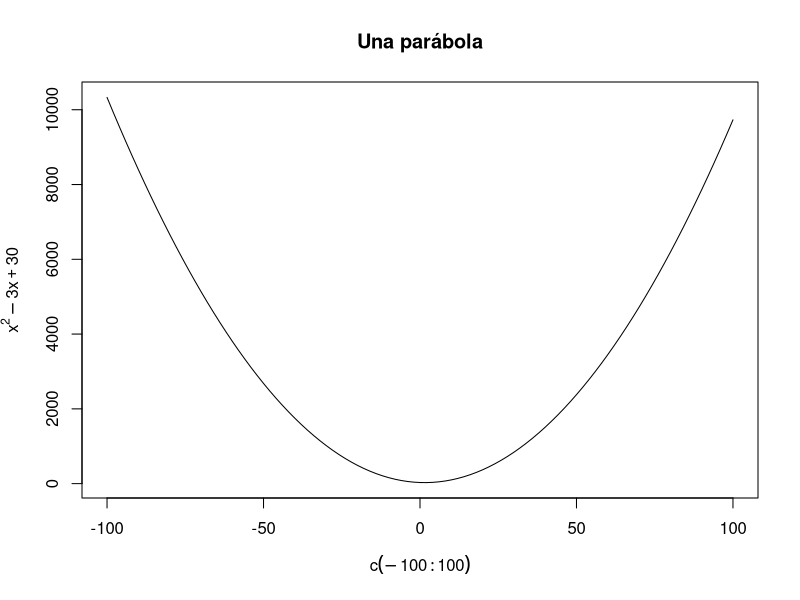
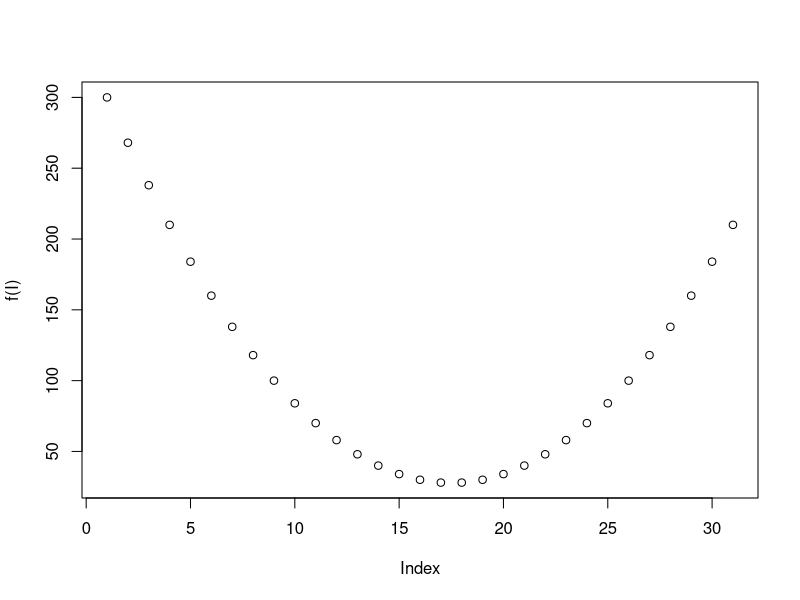
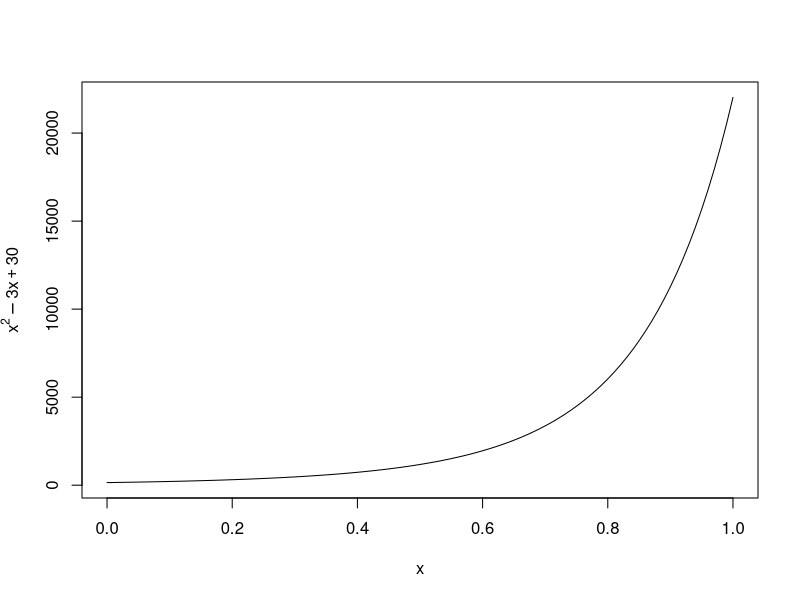
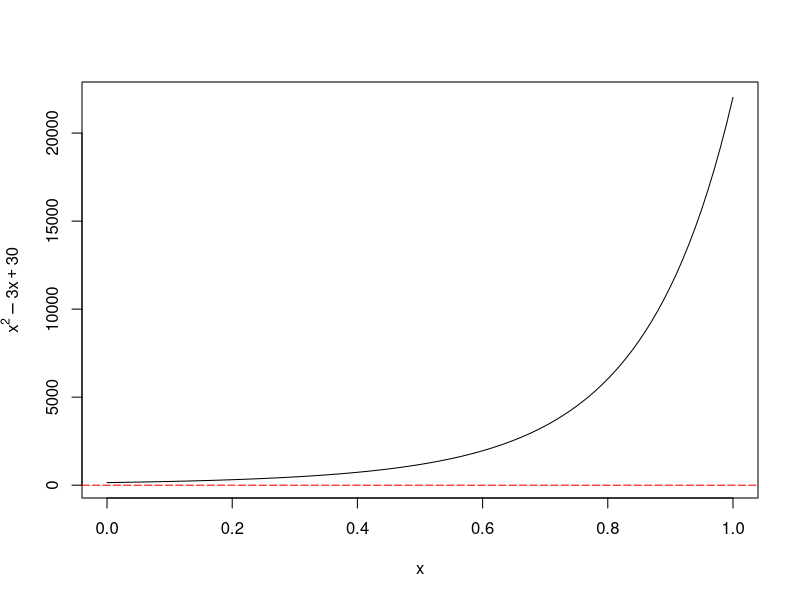
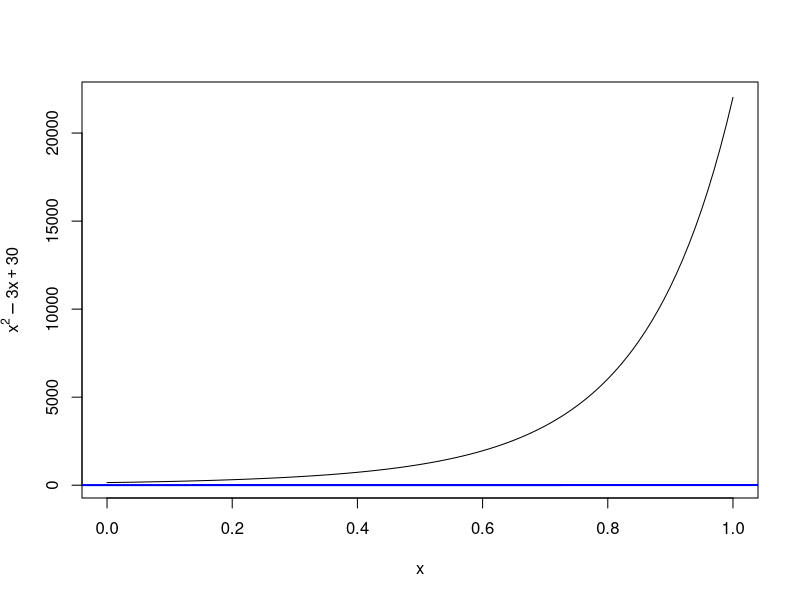

Generate these figures, in order, with R:
## ---- chunk 1
knitr::opts_chunk$set(echo = TRUE)
## ---- chunk 2


y <- function(x){
   x^2-3*x+30 
  
}
 
curve(y, xlim =  c(-100,100), main= "Una parábola", xlab = expression( c(-100:100)), ylab = expression(y=x^2-3*x+30))

## ---- chunk 3
f <- function(x){
   x^2-3*x+30 
  
}

## Siendo I un intervalo [-15,15] y argumentándolo como secuencia o vector
I = c(-15:15)

## La semtencia  plot(f(I)) es correcta
plot(f(I))
## ---- chunk 4

x = c(-10:25)
plotLog = curve(exp(5*2^x), ylab = expression(y=x^2-3*x+30))

## ---- chunk 5
## Utilizaré el del ejercicio 3
x = c(-10:25)
plotLog = curve(exp(5*2^x), 
     ylab = expression(y=x^2-3*x+30)
     )

abline (h = 0, lty= 5, col = "red")

## ---- chunk 6
## Utilizaré el del ejercicio 3
x = c(-10:10000)
c = seq(0, 20000, by= 100)
f <- function(x){
  2*x+7 
  
}


plotLog = curve(exp(5*2^x), 
     ylab = expression(y=x^2-3*x+30)
     )

abline(7,2,col="blue",lwd = 2)

